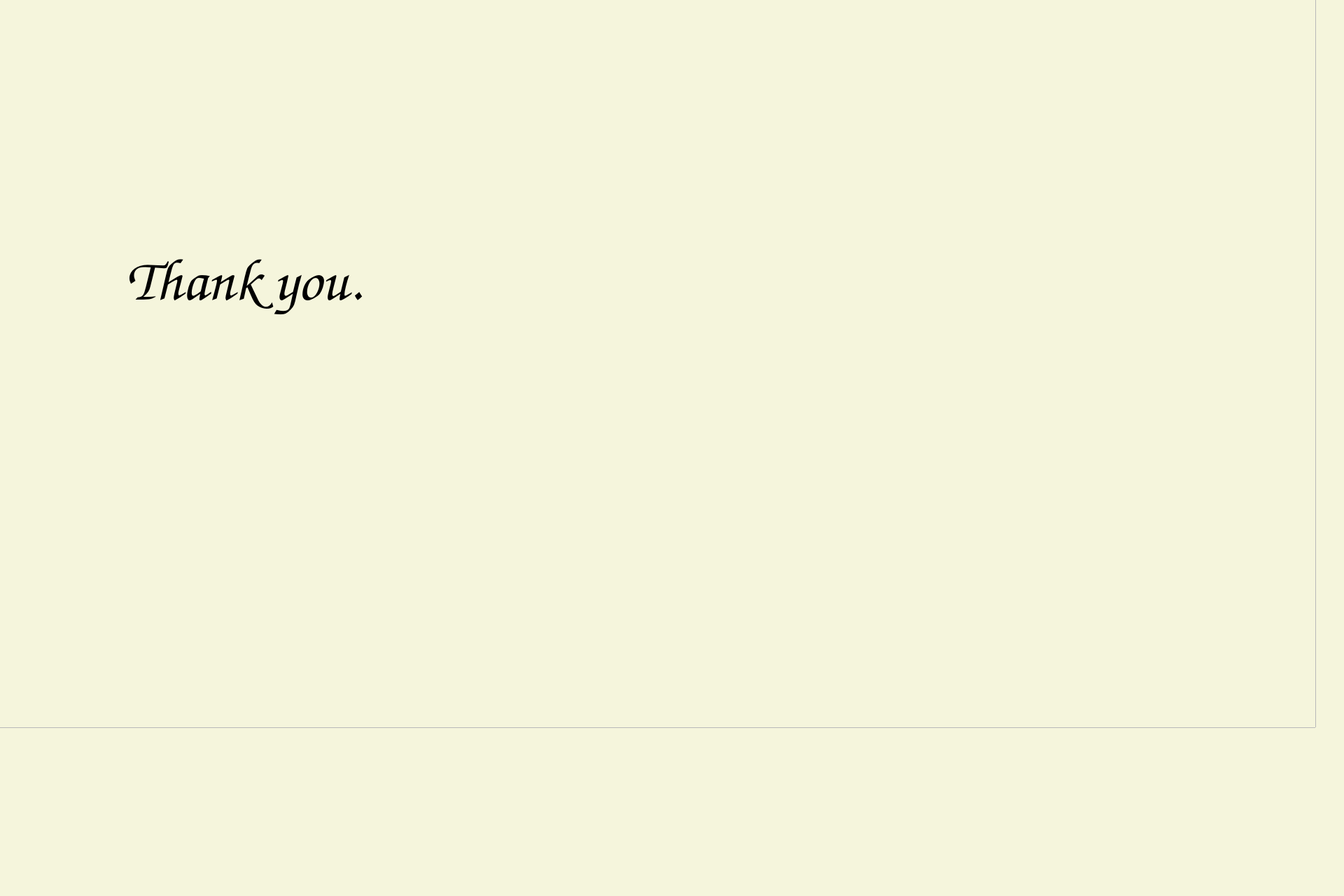
<?xml version="1.0" encoding="UTF-8"?>
<ui version="4.0">
 <class>Dialog</class>
 <widget class="QDialog" name="Dialog">
  <property name="geometry">
   <rect>
    <x>0</x>
    <y>0</y>
    <width>1920</width>
    <height>1280</height>
   </rect>
  </property>
  <property name="font">
   <font>
    <pointsize>15</pointsize>
   </font>
  </property>
  <property name="windowTitle">
   <string>Dialog</string>
  </property>
  <property name="styleSheet">
   <string notr="true">QDialog {
    background-color: #F5F5DC; /* 베이지 배경 */
}
</string>
  </property>
  <widget class="QLabel" name="label">
   <property name="geometry">
    <rect>
     <x>180</x>
     <y>290</y>
     <width>431</width>
     <height>221</height>
    </rect>
   </property>
   <property name="font">
    <font>
     <family>Z003</family>
     <pointsize>64</pointsize>
     <weight>75</weight>
     <italic>true</italic>
     <bold>true</bold>
    </font>
   </property>
   <property name="text">
    <string>Thank you.</string>
   </property>
  </widget>
  <widget class="QFrame" name="frame">
   <property name="geometry">
    <rect>
     <x>-40</x>
     <y>-40</y>
     <width>1920</width>
     <height>1080</height>
    </rect>
   </property>
   <property name="styleSheet">
    <string notr="true">QFrame {
    background-image: url(/home/messi/ws_amr/qt/dall.jpg); /* 배경 이미지 설정 */
    background-position: center; /* 이미지 중앙 정렬 */
    background-repeat: no-repeat; /* 이미지 반복 안함 */
}</string>
   </property>
   <property name="frameShape">
    <enum>QFrame::StyledPanel</enum>
   </property>
   <property name="frameShadow">
    <enum>QFrame::Raised</enum>
   </property>
  </widget>
  <zorder>frame</zorder>
  <zorder>label</zorder>
 </widget>
 <resources/>
 <connections/>
</ui>
